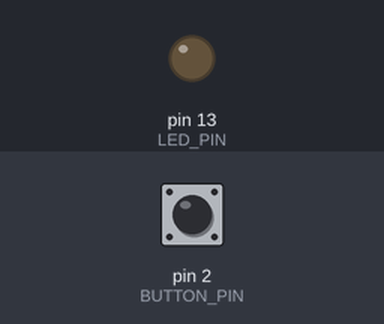
A sketch run on a simulated Arduino Uno, built with avr-gcc and run on an emulated ATmega328P. On the bench: output pins drawn as LEDs (lit = HIGH). The test bench sets the inputs (shaded band); at power-on: pin 2 (BUTTON_PIN) LOW.

Above: at 1.2 s.
1.3 s: pin 2 (BUTTON_PIN) pulsed HIGH 2 times (0.12 s each, 0.3 s apart)
At 10.6 s:
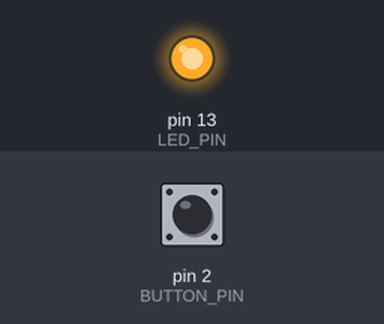
Timing chart, 0 to 10.9 s (numbered marks = the images above; inputs shaded):
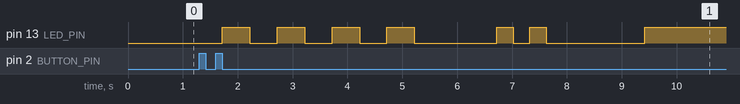

The sketch:

chairmans_reflector.ino
```cpp
const int BUTTON_PIN = 2;
const int LED_PIN = 13;

bool isLedOn;

void setup() {
    pinMode(BUTTON_PIN, INPUT);
    pinMode(LED_PIN, OUTPUT);
    turnLedOff();
}


void loop() {
    static bool pressedBefore = false;
    const bool isButtonPressed = digitalRead(BUTTON_PIN) == HIGH;
    if(isButtonPressed && !pressedBefore)
        pressedBefore = true;
    else if(!isButtonPressed && pressedBefore) {
        pressedBefore = false;
        processClick();
    }
}

void processClick() {
    static unsigned long lastClickTime = millis();
    unsigned long currentTime = millis();
    unsigned long timeBetweenClicks = currentTime - lastClickTime;
    if(timeBetweenClicks > 100) {
        if(timeBetweenClicks > 1000)
            toggleLedState();
        else
            simulateBrokenLight();
    }
    lastClickTime = currentTime;
}

void toggleLedState() {
    if(isLedOn)
        turnLedOff();
    else
        turnLedOn();
}

void simulateBrokenLight() {
    blinkLed(4, 500);
    delay(1000);
    blinkLed(2, 300);
    delay(1500);
    turnLedOn();
}

void blinkLed(int blinksNum, int blinkDelay) {
    while(0 < blinksNum) {
        turnLedOn();
        delay(blinkDelay);
        turnLedOff();
        delay(blinkDelay);
        blinksNum--;
    }
}

void turnLedOff() {
    digitalWrite(LED_PIN, LOW);
    isLedOn = false;
}

void turnLedOn() {
    digitalWrite(LED_PIN, HIGH);
    isLedOn = true;
}
```

Measured:
- after the input at 1.3 s, pin 13 (LED_PIN): LOW → HIGH after 0.42 s, → LOW 0.50 s later, → HIGH 0.50 s later, → LOW 0.50 s later, … (13 changes in this stretch)
